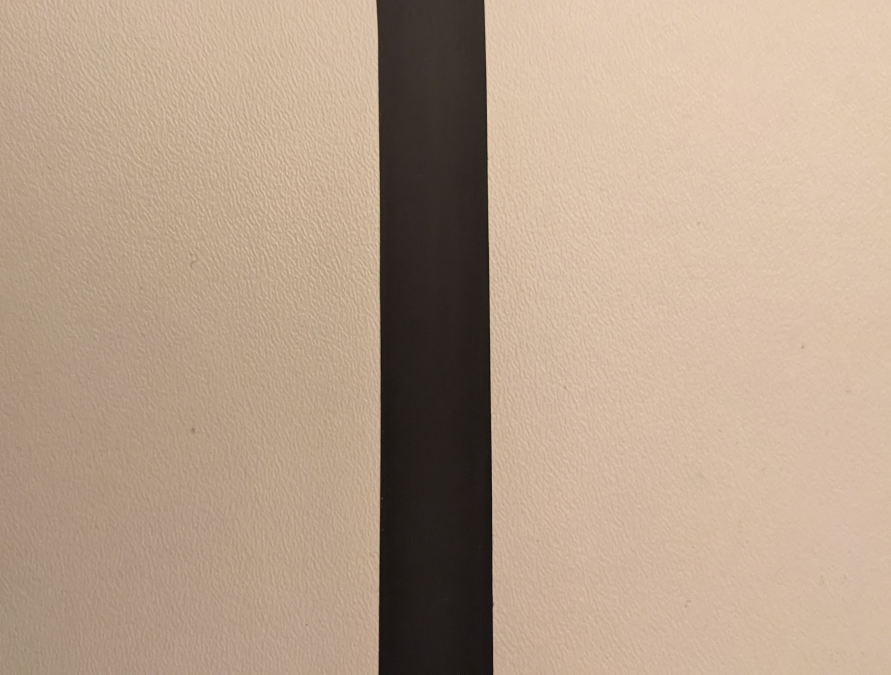
#> input picture nogoal.jpg, 2673 x 2023 px (shown at 1/3 size)
$ python 'glt blob detection.py'
#> lines starting #> are read from the running program, lines starting #| are printed output that depends on the picture; after the words box and inside, x2 and y2 are one past the last pixel; in counts of white or black regions, pixels touching at a corner belong together
import cv2
import numpy as np
images = ["nogoal.jpg", "goal.jpg"]
for image in images:
    # Read in the image
    img = cv2.imread(image)
#> img is the input picture: shape (2023, 2673, 3); mean B, G, R 139.7, 160.1, 182.5
    if img is None:
        print("image not found.")

    # Convert to grayscale
    gray = cv2.cvtColor(img, cv2.COLOR_BGR2GRAY)
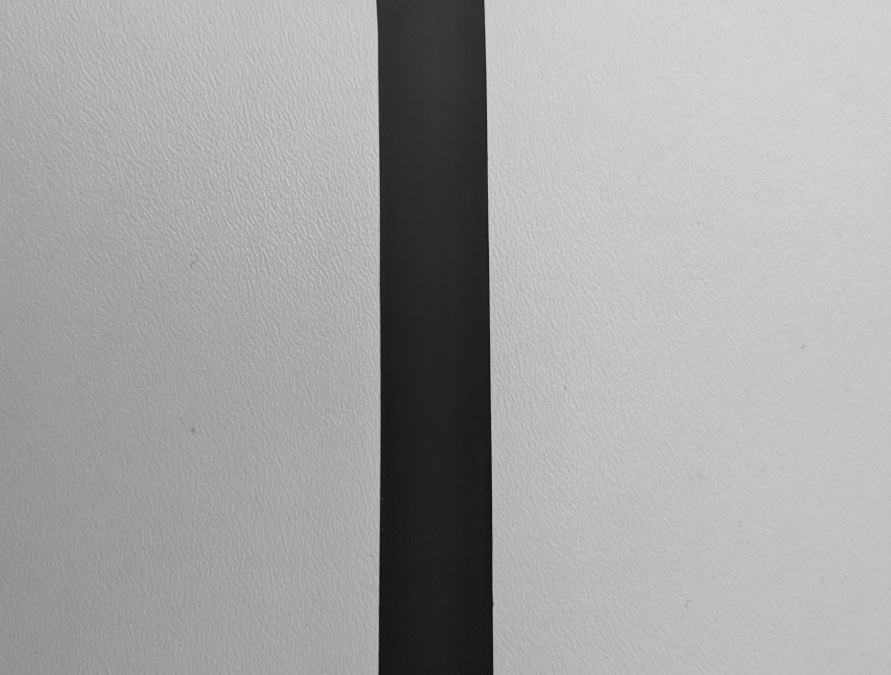
#> gray: shape (2023, 2673) (shown at 1/3 size); min 2, max 221, mean 164.4

    # Apply threshold to create binary image
    _, thresh = cv2.threshold(gray, 150, 255, cv2.THRESH_BINARY)
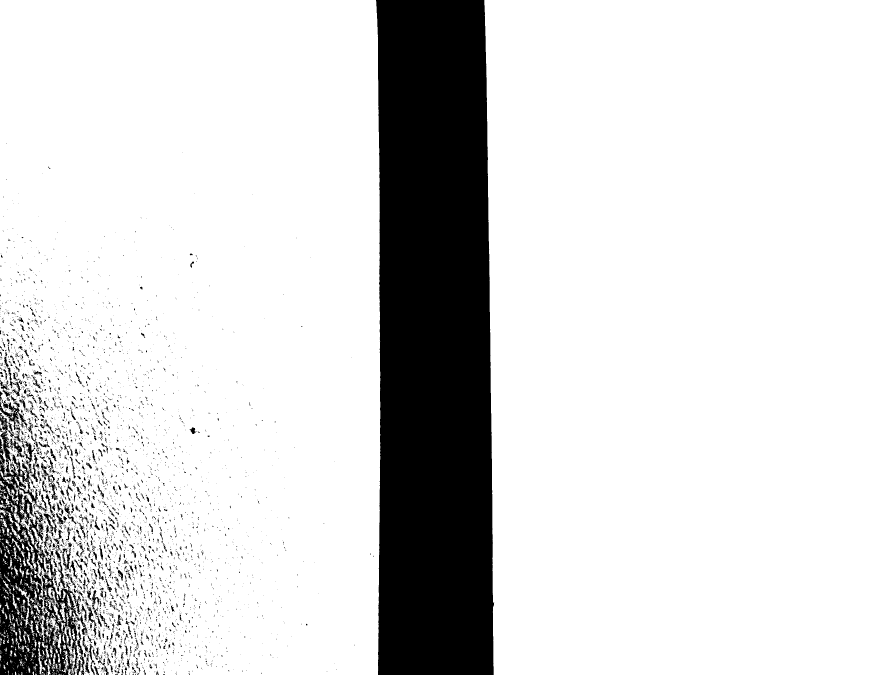
#> thresh: shape (2023, 2673) (shown at 1/3 size); 85.1% white; 4713 black regions (4155 under 20 px), largest, box (x1, y1, x2, y2) and area: (1128, 0, 1483, 2023) 672023, (0, 1248, 235, 2023) 76309, (0, 1204, 78, 1290) 2090

    # Set up the detector with parameters
    params = cv2.SimpleBlobDetector_Params()
    params.filterByArea = True
    params.minArea = 100
    params.filterByCircularity = True
    params.minCircularity = 0.5

    # Create a detector with the parameters
    detector = cv2.SimpleBlobDetector_create(params)

    # Detect blobs
    keypoints = detector.detect(thresh)
#> keypoints = ()

    # Draw blobs on the image
    img_with_blobs = cv2.drawKeypoints(img, keypoints, np.array([]), (0, 0, 255), cv2.DRAW_MATCHES_FLAGS_DRAW_RICH_KEYPOINTS)


    # Define the size of the output image
    width = 600
    height = 600
    dim = (width, height)

    # Resize the image
    img_with_blobs_small = cv2.resize(img_with_blobs, dim, interpolation = cv2.INTER_LINEAR)
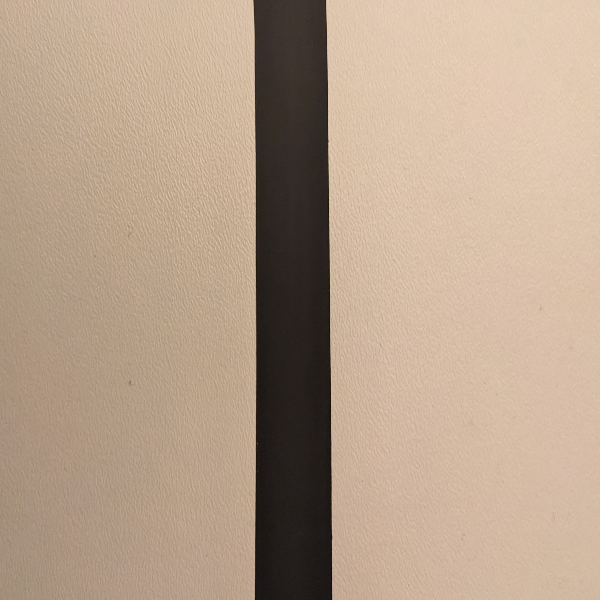
#> img_with_blobs_small: shape (600, 600, 3); mean B, G, R 139.6, 160, 182.4

    # Show the image with blobs
    cv2.imshow("Blobs", img_with_blobs_small)
    cv2.waitKey(0)
#> pass 2 of the loop `for image in images:`:
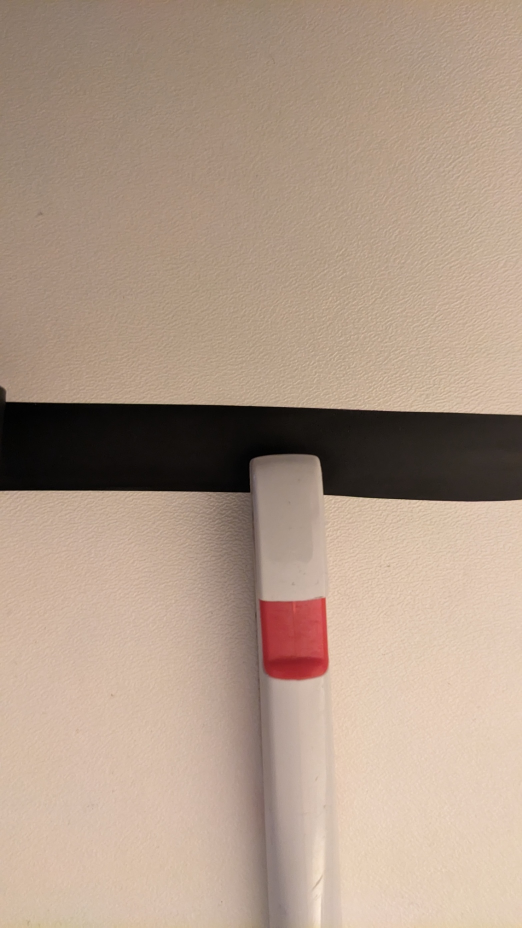
#> input picture goal.jpg, 1044 x 1856 px (shown at 1/2 size)
#> img is the input picture: shape (1856, 1044, 3); mean B, G, R 136.4, 153.8, 175.9
#> gray: shape (1856, 1044)
#> `_, thresh = cv2.threshold(gray, 150, 255, cv2.THRESH_BINARY)`:
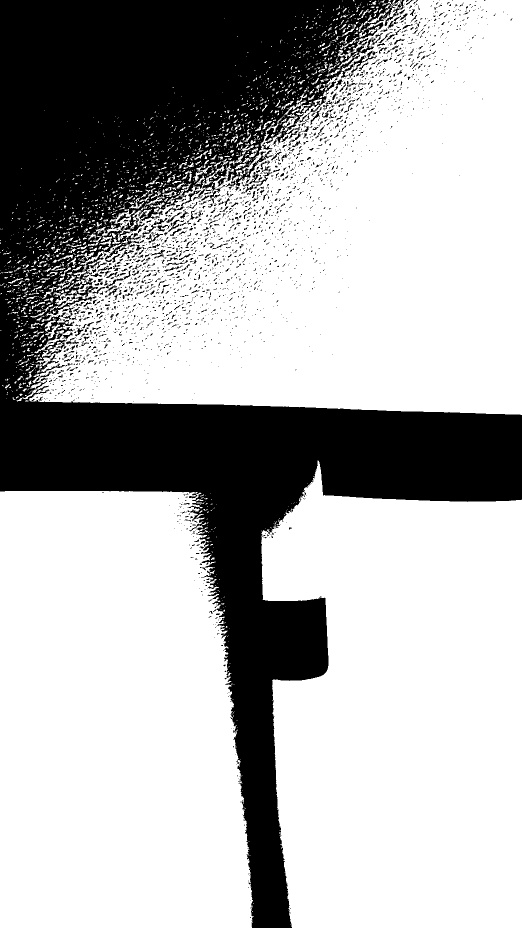
#> thresh: shape (1856, 1044) (shown at 1/2 size); 69.2% white; 2539 black regions (2252 under 20 px), largest, box (x1, y1, x2, y2) and area: (0, 0, 1044, 1856) 573323, (697, 101, 755, 156) 451, (491, 343, 545, 385) 449
#> `img_with_blobs_small = cv2.resize(img_with_blobs, dim, interpolation =..`:
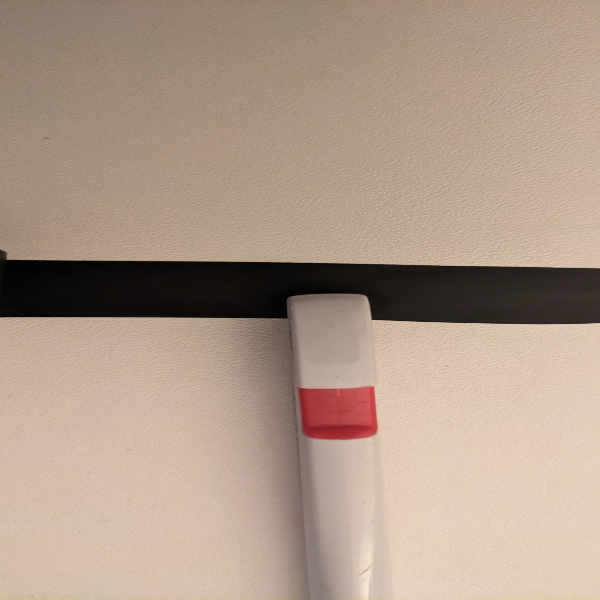
#> img_with_blobs_small: shape (600, 600, 3); mean B, G, R 136.3, 153.7, 175.8
